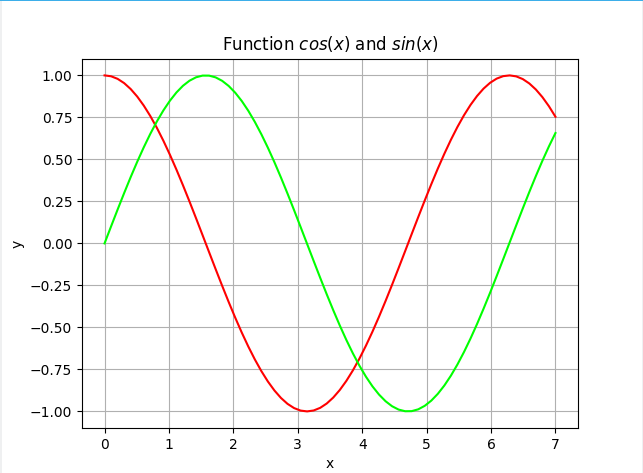

The Python source for this figure:
from numpy import *
from matplotlib import pyplot as plt

x = linspace(0, 7, 70)
y1 = cos(x)
y2 = sin(x)

plt.grid()
plt.xlabel('x')
plt.ylabel('y')
plt.title('Function $cos(x)$ and $sin(x)$')
plt.plot(x,y1, color = "#ff0000")
plt.plot(x,y2, color = "#00ff00")
plt.show()
